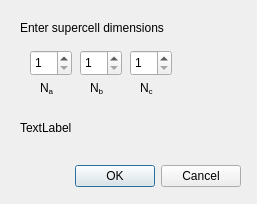
<?xml version="1.0" encoding="UTF-8"?>
<ui version="4.0">
 <class>Dialog</class>
 <widget class="QDialog" name="Dialog">
  <property name="geometry">
   <rect>
    <x>0</x>
    <y>0</y>
    <width>257</width>
    <height>204</height>
   </rect>
  </property>
  <property name="sizePolicy">
   <sizepolicy hsizetype="Fixed" vsizetype="Fixed">
    <horstretch>0</horstretch>
    <verstretch>0</verstretch>
   </sizepolicy>
  </property>
  <property name="windowTitle">
   <string>Dialog</string>
  </property>
  <widget class="QDialogButtonBox" name="buttonBox">
   <property name="geometry">
    <rect>
     <x>60</x>
     <y>160</y>
     <width>181</width>
     <height>32</height>
    </rect>
   </property>
   <property name="orientation">
    <enum>Qt::Horizontal</enum>
   </property>
   <property name="standardButtons">
    <set>QDialogButtonBox::Cancel|QDialogButtonBox::Ok</set>
   </property>
  </widget>
  <widget class="QSpinBox" name="inputSupercell_a">
   <property name="geometry">
    <rect>
     <x>30</x>
     <y>50</y>
     <width>42</width>
     <height>26</height>
    </rect>
   </property>
   <property name="minimum">
    <number>1</number>
   </property>
  </widget>
  <widget class="QSpinBox" name="inputSupercell_b">
   <property name="geometry">
    <rect>
     <x>80</x>
     <y>50</y>
     <width>42</width>
     <height>26</height>
    </rect>
   </property>
   <property name="minimum">
    <number>1</number>
   </property>
  </widget>
  <widget class="QSpinBox" name="inputSupercell_c">
   <property name="geometry">
    <rect>
     <x>130</x>
     <y>50</y>
     <width>42</width>
     <height>26</height>
    </rect>
   </property>
   <property name="minimum">
    <number>1</number>
   </property>
  </widget>
  <widget class="QLabel" name="labelSupercell_a">
   <property name="geometry">
    <rect>
     <x>40</x>
     <y>80</y>
     <width>21</width>
     <height>16</height>
    </rect>
   </property>
   <property name="text">
    <string>N&lt;sub&gt;a&lt;/sub&gt;</string>
   </property>
  </widget>
  <widget class="QLabel" name="labelSupercell_b">
   <property name="geometry">
    <rect>
     <x>90</x>
     <y>80</y>
     <width>21</width>
     <height>16</height>
    </rect>
   </property>
   <property name="text">
    <string>N&lt;sub&gt;b&lt;/sub&gt;</string>
   </property>
  </widget>
  <widget class="QLabel" name="labelSupercell_c">
   <property name="geometry">
    <rect>
     <x>140</x>
     <y>80</y>
     <width>21</width>
     <height>16</height>
    </rect>
   </property>
   <property name="text">
    <string>N&lt;sub&gt;c&lt;/sub&gt;</string>
   </property>
  </widget>
  <widget class="QLabel" name="labelNumAtoms">
   <property name="geometry">
    <rect>
     <x>20</x>
     <y>120</y>
     <width>58</width>
     <height>16</height>
    </rect>
   </property>
   <property name="text">
    <string>TextLabel</string>
   </property>
  </widget>
  <widget class="QLabel" name="label">
   <property name="geometry">
    <rect>
     <x>20</x>
     <y>20</y>
     <width>171</width>
     <height>16</height>
    </rect>
   </property>
   <property name="text">
    <string>Enter supercell dimensions</string>
   </property>
  </widget>
 </widget>
 <resources/>
 <connections>
  <connection>
   <sender>buttonBox</sender>
   <signal>accepted()</signal>
   <receiver>Dialog</receiver>
   <slot>accept()</slot>
   <hints>
    <hint type="sourcelabel">
     <x>248</x>
     <y>254</y>
    </hint>
    <hint type="destinationlabel">
     <x>157</x>
     <y>274</y>
    </hint>
   </hints>
  </connection>
  <connection>
   <sender>buttonBox</sender>
   <signal>rejected()</signal>
   <receiver>Dialog</receiver>
   <slot>reject()</slot>
   <hints>
    <hint type="sourcelabel">
     <x>316</x>
     <y>260</y>
    </hint>
    <hint type="destinationlabel">
     <x>286</x>
     <y>274</y>
    </hint>
   </hints>
  </connection>
 </connections>
</ui>
